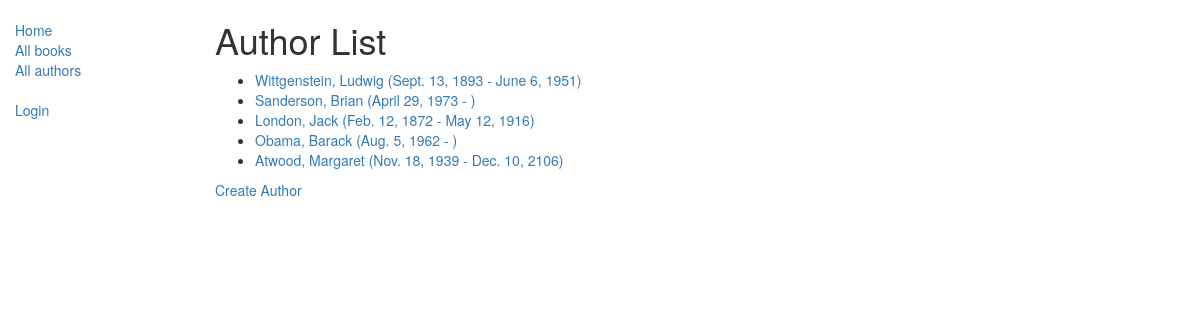
Screenshot of /catalog/authors/ with the database file from the repository.
### catalog/models.py (models this page shows)
class Author(models.Model):
    first_name = models.CharField(max_length=100)
    last_name = models.CharField(max_length=100)
    date_of_birth = models.DateField(null=True, blank=True)
    date_of_death = models.DateField('Died', null=True, blank=True)
    def get_absolute_url(self):
        return reverse('author-detail', args=[str(self.id)])
    def __str__(self):
        return '%s, %s' % (self.last_name, self.first_name)

### catalog/views.py (the view)
class AuthorListView(generic.ListView):
    model = Author
    paginate_by = 10

### catalog/templates/catalog/author_list.html
{% extends "base_generic.html" %}
{% block content %}
  <h1>Author List</h1>
  {% if author_list %}
  <ul>
    {% for author in author_list %}
    <li>
      <a href="{{ author.get_absolute_url }}">
      {{ author }} ({{author.date_of_birth}} - {% if author.date_of_death %}{{author.date_of_death}}{% endif %})
      </a>
    </li>
    {% endfor %}
  </ul>
  {% else %}
    <p>There are no authors.</p>
  {% endif %}
  <a href="{% url 'author_create' %}">Create Author</a>
{% endblock %}

### rows the page displays
Author: last_name+first_name "Wittgenstein, Ludwig", date_of_birth "Sept. 13, 1893", date_of_death "June 6, 1951"
Author: last_name+first_name "Sanderson, Brian", date_of_birth "April 29, 1973"
Author: last_name+first_name "London, Jack", date_of_birth "Feb. 12, 1872", date_of_death "May 12, 1916"
Author: last_name+first_name "Obama, Barack", date_of_birth "Aug. 5, 1962"
Author: last_name+first_name "Atwood, Margaret", date_of_birth "Nov. 18, 1939", date_of_death "Dec. 10, 2106"
